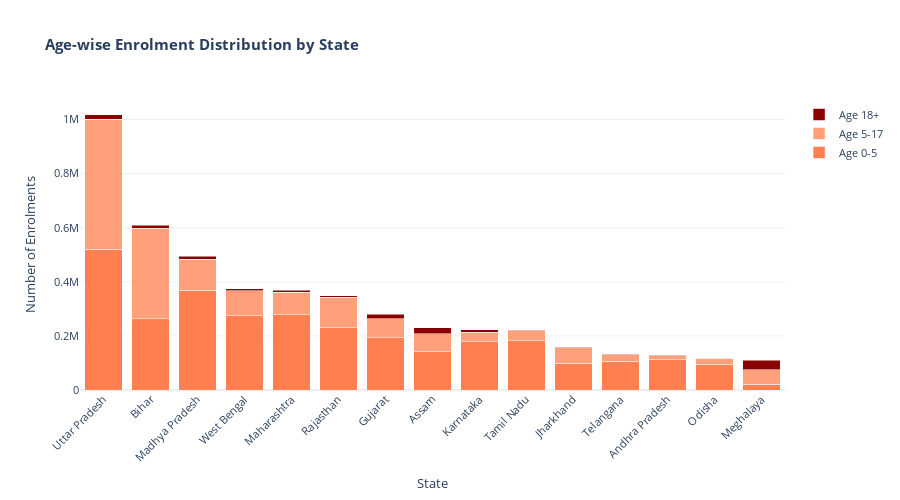

Notebook code for this chart:
### Code cell
# 5.3 Age-wise Distribution (Stacked Percentage by State)
top_15_states = top_states["state"].tolist()
age_dist = enrol_by_state[enrol_by_state["state"].isin(top_15_states)].groupby("state")[
    ["age_0_5", "age_5_17", "age_18_greater"]
].sum().reset_index()

age_dist["total"] = age_dist[["age_0_5", "age_5_17", "age_18_greater"]].sum(axis=1)
age_dist = age_dist.nlargest(15, "total")

fig3 = go.Figure()
fig3.add_trace(go.Bar(x=age_dist["state"], y=age_dist["age_0_5"], name="Age 0-5", marker_color="coral"))
fig3.add_trace(go.Bar(x=age_dist["state"], y=age_dist["age_5_17"], name="Age 5-17", marker_color="lightsalmon"))
fig3.add_trace(go.Bar(x=age_dist["state"], y=age_dist["age_18_greater"], name="Age 18+", marker_color="darkred"))

fig3.update_layout(
    title="<b>Age-wise Enrolment Distribution by State</b>",
    xaxis_title="State", yaxis_title="Number of Enrolments",
    barmode="stack", height=500, template="plotly_white",
    xaxis=dict(tickangle=-45), font=dict(size=11)
)
fig3.show()

### Figure 1 — Plotly figure (JSON) as saved in the notebook; plotly's stock layout.template omitted (floating-point values rounded to 4 significant figures)
{"data": [{"marker": {"color": "coral"}, "name": "Age 0-5", "type": "bar", "x": ["Uttar Pradesh", "Bihar", "Madhya Pradesh", "West Bengal", "Maharashtra", "Rajasthan", "Gujarat", "Assam", "Karnataka", "Tamil Nadu", "Jharkhand", "Telangana", "Andhra Pradesh", "Odisha", "Meghalaya"], "y": [521045, 262875, 367990, 275391, 278814, 229780, 193031, 141235, 179262, 182313, 98551, 105918, 112440, 95882, 21179]}, {"marker": {"color": "lightsalmon"}, "name": "Age 5-17", "type": "bar", "x": ["Uttar Pradesh", "Bihar", "Madhya Pradesh", "West Bengal", "Maharashtra", "Rajasthan", "Gujarat", "Assam", "Karnataka", "Tamil Nadu", "Jharkhand", "Telangana", "Andhra Pradesh", "Odisha", "Meghalaya"], "y": [479682, 334802, 116381, 91396, 82116, 113123, 71182, 66085, 33863, 37227, 57539, 24505, 13746, 22216, 53305]}, {"marker": {"color": "darkred"}, "name": "Age 18+", "type": "bar", "x": ["Uttar Pradesh", "Bihar", "Madhya Pradesh", "West Bengal", "Maharashtra", "Rajasthan", "Gujarat", "Assam", "Karnataka", "Tamil Nadu", "Jharkhand", "Telangana", "Andhra Pradesh", "Odisha", "Meghalaya"], "y": [17902, 11908, 9599, 8510, 8209, 5555, 16336, 22877, 10110, 1249, 1449, 1151, 1495, 739, 35287]}], "layout": {"barmode": "stack", "font": {"size": 11}, "height": 500, "title": {"text": "<b>Age-wise Enrolment Distribution by State</b>"}, "xaxis": {"tickangle": -45, "title": {"text": "State"}}, "yaxis": {"title": {"text": "Number of Enrolments"}}}}
